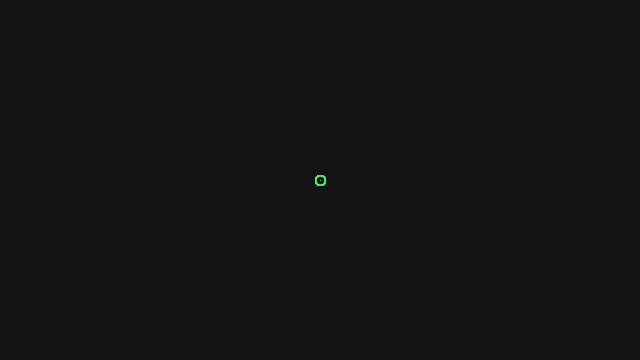
Frame 1 (no input)
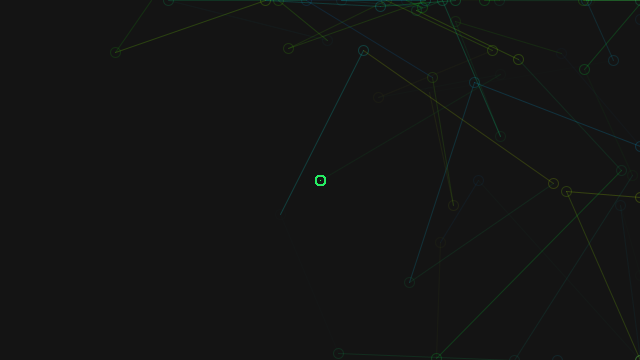
Frame 60 (the mouse pressed at the canvas centre just before this capture)
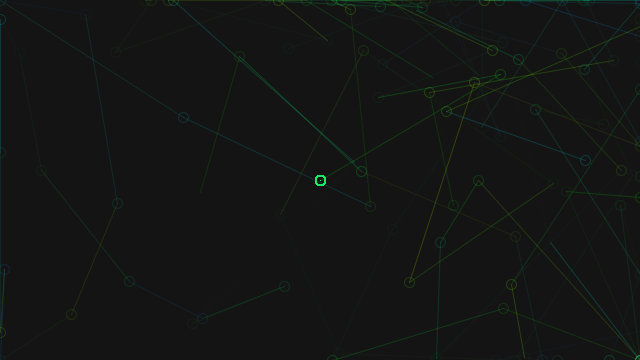
Frame 120 (the mouse held since frame 60 and released just before this capture)

The Processing sketch that drew these frames (run headless with seeded random() and noise(); from frame 60 on, the mouse is pressed at the canvas centre):

// Processing sketch: processing_10696
// ── processing_10696.pde

/**
 * Brownian motion. 
 * 
 * Recording random movement as a continuous line. 
 */
 
int num = 2000;
int range = 200;



float[] ax = new float[num];
float[] ay = new float[num]; 


void setup() 
{
  size(640, 360);
  colorMode(HSB);
  stroke(random(255),255,255,random(20));
  for(int i = 0; i < num; i=i+1) {
    ax[i] = width/2;
    ay[i] = height/2;
  }
  frameRate(30);
}

void draw() 
{
  background(20);
  
  // Shift all elements 1 place to the left
  for(int i = 1; i < num; i=i+1) {
    ax[i-1] = ax[i];
    ay[i-1] = ay[i];
  }

  // Put a new value at the end of the array
  ax[num-1] += random(-range, range);
  ay[num-1] += random(-range, range);

  // Constrain all points to the screen
  ax[num-1] = constrain(ax[num-1], 0, width);
  ay[num-1] = constrain(ay[num-1], 0, height);
  
  // Draw a line connecting the points
  for(int i=1; i<num; i++) {    
    float val = float(i)/num * 204.0 + 51;
   // stroke(val);
    stroke(random(50,150),255,255,random(50));
    noFill();
    ellipse(ax[i-1], ay[i-1],10,10);
    line(ax[i-1], ay[i-1], ax[i], ay[i]);
  }
}
